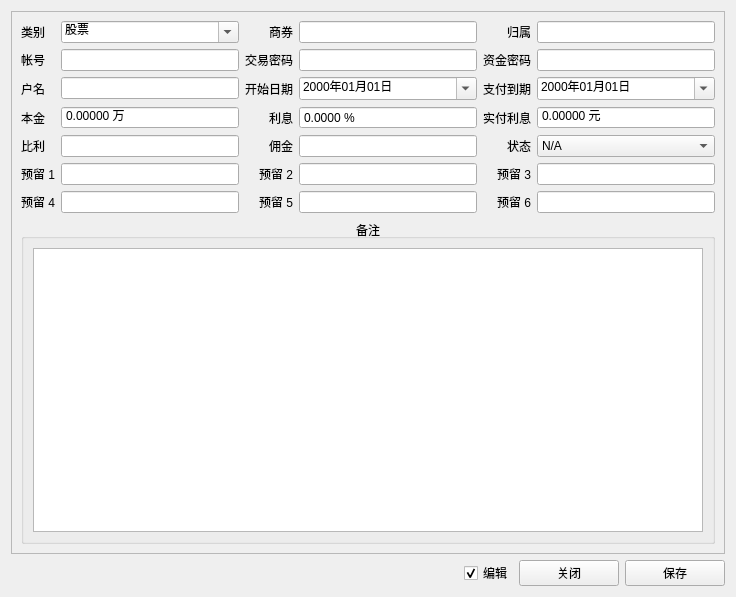
<?xml version="1.0" encoding="UTF-8"?>
<ui version="4.0">
 <class>EditDialog</class>
 <widget class="QDialog" name="EditDialog">
  <property name="geometry">
   <rect>
    <x>0</x>
    <y>0</y>
    <width>736</width>
    <height>597</height>
   </rect>
  </property>
  <property name="windowTitle">
   <string>编辑窗口</string>
  </property>
  <layout class="QGridLayout" name="gridLayout_3">
   <item row="0" column="0">
    <widget class="QFrame" name="frame">
     <property name="frameShape">
      <enum>QFrame::StyledPanel</enum>
     </property>
     <property name="frameShadow">
      <enum>QFrame::Raised</enum>
     </property>
     <layout class="QGridLayout" name="gridLayout">
      <item row="0" column="0">
       <widget class="QLabel" name="label_17">
        <property name="text">
         <string>类别</string>
        </property>
       </widget>
      </item>
      <item row="0" column="1">
       <widget class="QComboBox" name="leiXinComboBox">
        <property name="editable">
         <bool>true</bool>
        </property>
        <item>
         <property name="text">
          <string>股票</string>
         </property>
        </item>
        <item>
         <property name="text">
          <string>期货</string>
         </property>
        </item>
        <item>
         <property name="text">
          <string>基金</string>
         </property>
        </item>
        <item>
         <property name="text">
          <string>民贷</string>
         </property>
        </item>
       </widget>
      </item>
      <item row="0" column="2">
       <widget class="QLabel" name="label_14">
        <property name="text">
         <string>商券</string>
        </property>
        <property name="alignment">
         <set>Qt::AlignRight|Qt::AlignTrailing|Qt::AlignVCenter</set>
        </property>
       </widget>
      </item>
      <item row="0" column="3">
       <widget class="QLineEdit" name="shangQuanLineEdit"/>
      </item>
      <item row="0" column="4">
       <widget class="QLabel" name="label_11">
        <property name="text">
         <string>归属</string>
        </property>
        <property name="alignment">
         <set>Qt::AlignRight|Qt::AlignTrailing|Qt::AlignVCenter</set>
        </property>
       </widget>
      </item>
      <item row="0" column="5">
       <widget class="QLineEdit" name="guiShuLineEdit"/>
      </item>
      <item row="1" column="0">
       <widget class="QLabel" name="label_16">
        <property name="text">
         <string>帐号</string>
        </property>
       </widget>
      </item>
      <item row="1" column="1">
       <widget class="QLineEdit" name="zhangHaoLineEdit"/>
      </item>
      <item row="1" column="2">
       <widget class="QLabel" name="label_18">
        <property name="text">
         <string>交易密码</string>
        </property>
       </widget>
      </item>
      <item row="1" column="3">
       <widget class="QLineEdit" name="jiaoYiMiMaLineEdit"/>
      </item>
      <item row="1" column="4">
       <widget class="QLabel" name="label_6">
        <property name="text">
         <string>资金密码</string>
        </property>
       </widget>
      </item>
      <item row="1" column="5">
       <widget class="QLineEdit" name="zhiJingMiMaLineEdit"/>
      </item>
      <item row="2" column="0">
       <widget class="QLabel" name="label_12">
        <property name="text">
         <string>户名</string>
        </property>
       </widget>
      </item>
      <item row="2" column="1">
       <widget class="QLineEdit" name="huMingLineEdit"/>
      </item>
      <item row="2" column="2">
       <widget class="QLabel" name="label_13">
        <property name="text">
         <string>开始日期</string>
        </property>
        <property name="alignment">
         <set>Qt::AlignRight|Qt::AlignTrailing|Qt::AlignVCenter</set>
        </property>
       </widget>
      </item>
      <item row="2" column="3">
       <widget class="QDateEdit" name="kaiShiRiDateEdit">
        <property name="displayFormat">
         <string>yyyy年MM月dd日</string>
        </property>
        <property name="calendarPopup">
         <bool>true</bool>
        </property>
       </widget>
      </item>
      <item row="2" column="4">
       <widget class="QLabel" name="label_10">
        <property name="text">
         <string>支付到期</string>
        </property>
        <property name="alignment">
         <set>Qt::AlignRight|Qt::AlignTrailing|Qt::AlignVCenter</set>
        </property>
       </widget>
      </item>
      <item row="2" column="5">
       <widget class="QDateEdit" name="zhiFuDaoDateEdit">
        <property name="displayFormat">
         <string>yyyy年MM月dd日</string>
        </property>
        <property name="calendarPopup">
         <bool>true</bool>
        </property>
       </widget>
      </item>
      <item row="3" column="0">
       <widget class="QLabel" name="label_15">
        <property name="text">
         <string>本金</string>
        </property>
        <property name="alignment">
         <set>Qt::AlignLeading|Qt::AlignLeft|Qt::AlignVCenter</set>
        </property>
       </widget>
      </item>
      <item row="3" column="1">
       <widget class="QDoubleSpinBox" name="benJingDoubleSpinBox">
        <property name="buttonSymbols">
         <enum>QAbstractSpinBox::NoButtons</enum>
        </property>
        <property name="suffix">
         <string> 万</string>
        </property>
        <property name="decimals">
         <number>5</number>
        </property>
        <property name="minimum">
         <double>-100000000.000000000000000</double>
        </property>
        <property name="maximum">
         <double>100000000.000000000000000</double>
        </property>
       </widget>
      </item>
      <item row="3" column="2">
       <widget class="QLabel" name="label">
        <property name="text">
         <string>利息</string>
        </property>
        <property name="alignment">
         <set>Qt::AlignRight|Qt::AlignTrailing|Qt::AlignVCenter</set>
        </property>
       </widget>
      </item>
      <item row="3" column="3">
       <widget class="QDoubleSpinBox" name="liXiDoubleSpinBox">
        <property name="buttonSymbols">
         <enum>QAbstractSpinBox::NoButtons</enum>
        </property>
        <property name="suffix">
         <string> %</string>
        </property>
        <property name="decimals">
         <number>4</number>
        </property>
        <property name="minimum">
         <double>-100000000.000000000000000</double>
        </property>
        <property name="maximum">
         <double>100000000.000000000000000</double>
        </property>
       </widget>
      </item>
      <item row="3" column="4">
       <widget class="QLabel" name="label_3">
        <property name="text">
         <string>实付利息</string>
        </property>
       </widget>
      </item>
      <item row="3" column="5">
       <widget class="QDoubleSpinBox" name="shiFuLiXiDoubleSpinBox">
        <property name="buttonSymbols">
         <enum>QAbstractSpinBox::NoButtons</enum>
        </property>
        <property name="suffix">
         <string> 元</string>
        </property>
        <property name="decimals">
         <number>5</number>
        </property>
        <property name="minimum">
         <double>-100000000.000000000000000</double>
        </property>
        <property name="maximum">
         <double>100000000.000000000000000</double>
        </property>
       </widget>
      </item>
      <item row="4" column="0">
       <widget class="QLabel" name="label_5">
        <property name="text">
         <string>比利</string>
        </property>
        <property name="alignment">
         <set>Qt::AlignLeading|Qt::AlignLeft|Qt::AlignVCenter</set>
        </property>
       </widget>
      </item>
      <item row="4" column="1">
       <widget class="QLineEdit" name="biLiLineEdit"/>
      </item>
      <item row="4" column="2">
       <widget class="QLabel" name="label_4">
        <property name="text">
         <string>佣金</string>
        </property>
        <property name="alignment">
         <set>Qt::AlignRight|Qt::AlignTrailing|Qt::AlignVCenter</set>
        </property>
       </widget>
      </item>
      <item row="4" column="3">
       <widget class="QLineEdit" name="yongJingLineEdit"/>
      </item>
      <item row="4" column="4">
       <widget class="QLabel" name="label_7">
        <property name="text">
         <string>状态</string>
        </property>
        <property name="alignment">
         <set>Qt::AlignRight|Qt::AlignTrailing|Qt::AlignVCenter</set>
        </property>
       </widget>
      </item>
      <item row="4" column="5">
       <widget class="QComboBox" name="zhuangTaiComboBox">
        <property name="editable">
         <bool>false</bool>
        </property>
        <item>
         <property name="text">
          <string>N/A</string>
         </property>
        </item>
        <item>
         <property name="text">
          <string>在用</string>
         </property>
        </item>
        <item>
         <property name="text">
          <string>停用</string>
         </property>
        </item>
       </widget>
      </item>
      <item row="5" column="0">
       <widget class="QLabel" name="reservedLabel1">
        <property name="text">
         <string>预留 1</string>
        </property>
       </widget>
      </item>
      <item row="5" column="1">
       <widget class="QLineEdit" name="reservedLineEdit1"/>
      </item>
      <item row="5" column="2">
       <widget class="QLabel" name="reservedLabel2">
        <property name="text">
         <string>预留 2</string>
        </property>
        <property name="alignment">
         <set>Qt::AlignRight|Qt::AlignTrailing|Qt::AlignVCenter</set>
        </property>
       </widget>
      </item>
      <item row="5" column="3">
       <widget class="QLineEdit" name="reservedLineEdit2"/>
      </item>
      <item row="5" column="4">
       <widget class="QLabel" name="reservedLabel3">
        <property name="text">
         <string>预留 3</string>
        </property>
        <property name="alignment">
         <set>Qt::AlignRight|Qt::AlignTrailing|Qt::AlignVCenter</set>
        </property>
       </widget>
      </item>
      <item row="5" column="5">
       <widget class="QLineEdit" name="reservedLineEdit3"/>
      </item>
      <item row="6" column="0">
       <widget class="QLabel" name="reservedLabel4">
        <property name="text">
         <string>预留 4</string>
        </property>
       </widget>
      </item>
      <item row="6" column="1">
       <widget class="QLineEdit" name="reservedLineEdit4"/>
      </item>
      <item row="6" column="2">
       <widget class="QLabel" name="reservedLabel5">
        <property name="text">
         <string>预留 5</string>
        </property>
        <property name="alignment">
         <set>Qt::AlignRight|Qt::AlignTrailing|Qt::AlignVCenter</set>
        </property>
       </widget>
      </item>
      <item row="6" column="3">
       <widget class="QLineEdit" name="reservedLineEdit5"/>
      </item>
      <item row="6" column="4">
       <widget class="QLabel" name="reservedLabel6">
        <property name="text">
         <string>预留 6</string>
        </property>
        <property name="alignment">
         <set>Qt::AlignRight|Qt::AlignTrailing|Qt::AlignVCenter</set>
        </property>
       </widget>
      </item>
      <item row="6" column="5">
       <widget class="QLineEdit" name="reservedLineEdit6"/>
      </item>
      <item row="7" column="0" colspan="6">
       <widget class="QGroupBox" name="groupBox">
        <property name="title">
         <string>备注</string>
        </property>
        <property name="alignment">
         <set>Qt::AlignCenter</set>
        </property>
        <layout class="QGridLayout" name="gridLayout_2">
         <item row="1" column="0">
          <widget class="QTextEdit" name="beiZhuTextEdit"/>
         </item>
        </layout>
       </widget>
      </item>
     </layout>
    </widget>
   </item>
   <item row="1" column="0">
    <layout class="QHBoxLayout" name="horizontalLayout">
     <item>
      <spacer name="horizontalSpacer">
       <property name="orientation">
        <enum>Qt::Horizontal</enum>
       </property>
       <property name="sizeHint" stdset="0">
        <size>
         <width>40</width>
         <height>20</height>
        </size>
       </property>
      </spacer>
     </item>
     <item>
      <widget class="QCheckBox" name="editModeCheckBox">
       <property name="text">
        <string>编辑</string>
       </property>
       <property name="checked">
        <bool>true</bool>
       </property>
      </widget>
     </item>
     <item>
      <widget class="QPushButton" name="closeButton">
       <property name="minimumSize">
        <size>
         <width>100</width>
         <height>0</height>
        </size>
       </property>
       <property name="text">
        <string>关闭</string>
       </property>
       <property name="autoDefault">
        <bool>false</bool>
       </property>
      </widget>
     </item>
     <item>
      <widget class="QPushButton" name="saveButton">
       <property name="minimumSize">
        <size>
         <width>100</width>
         <height>0</height>
        </size>
       </property>
       <property name="text">
        <string>保存</string>
       </property>
       <property name="autoDefault">
        <bool>false</bool>
       </property>
       <property name="default">
        <bool>false</bool>
       </property>
      </widget>
     </item>
    </layout>
   </item>
  </layout>
 </widget>
 <tabstops>
  <tabstop>leiXinComboBox</tabstop>
  <tabstop>shangQuanLineEdit</tabstop>
  <tabstop>guiShuLineEdit</tabstop>
  <tabstop>zhangHaoLineEdit</tabstop>
  <tabstop>jiaoYiMiMaLineEdit</tabstop>
  <tabstop>zhiJingMiMaLineEdit</tabstop>
  <tabstop>huMingLineEdit</tabstop>
  <tabstop>kaiShiRiDateEdit</tabstop>
  <tabstop>zhiFuDaoDateEdit</tabstop>
  <tabstop>benJingDoubleSpinBox</tabstop>
  <tabstop>liXiDoubleSpinBox</tabstop>
  <tabstop>shiFuLiXiDoubleSpinBox</tabstop>
  <tabstop>biLiLineEdit</tabstop>
  <tabstop>yongJingLineEdit</tabstop>
  <tabstop>zhuangTaiComboBox</tabstop>
  <tabstop>reservedLineEdit1</tabstop>
  <tabstop>reservedLineEdit2</tabstop>
  <tabstop>reservedLineEdit3</tabstop>
  <tabstop>reservedLineEdit4</tabstop>
  <tabstop>reservedLineEdit5</tabstop>
  <tabstop>reservedLineEdit6</tabstop>
  <tabstop>beiZhuTextEdit</tabstop>
  <tabstop>closeButton</tabstop>
  <tabstop>saveButton</tabstop>
 </tabstops>
 <resources/>
 <connections/>
</ui>
